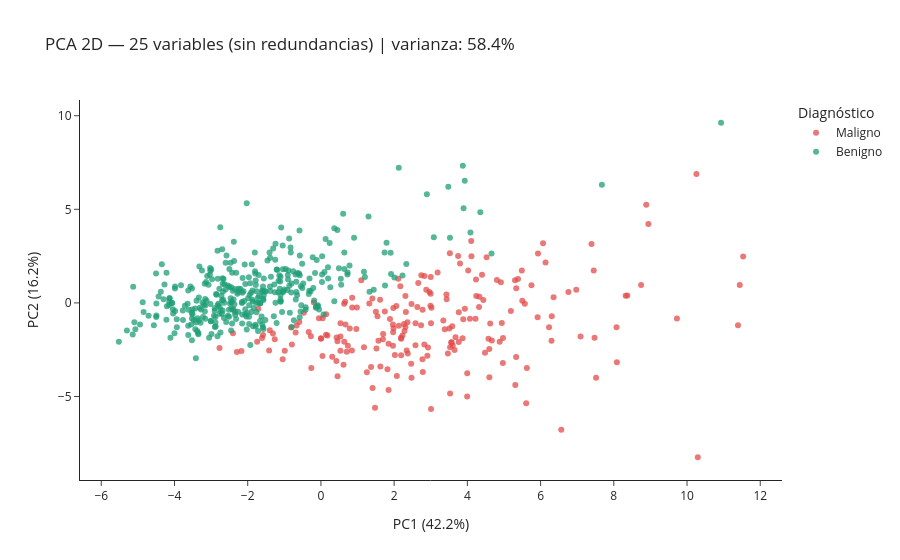

Notebook code for this chart:
### Markdown cell above
Veamos, por otro lado, una reducción de dimensiones mediante PCA en el cual eliminemos redundancia, es decir, eliminar una de aquellas variables cuya correlación supera el 95%, pues cuando estos valores son tan altos, estamos ante la presencia de dos variables que tratan de explicar, en esencia, lo mismo.

### Code cell
corr_matrix = X.corr().abs()
upper       = corr_matrix.where(np.triu(np.ones(corr_matrix.shape), k=1).astype(bool))
to_drop     = [col for col in upper.columns if any(upper[col] > 0.97)]

print(f"Variables eliminadas (corr > 0.97): {to_drop}")
print(f"  Original: {X.shape[1]} variables  →  Reducido: {X.shape[1] - len(to_drop)} variables")

X_reduced    = X.drop(columns=to_drop)
X_sc_reduced = StandardScaler().fit_transform(X_reduced)

pca2_red   = PCA(n_components=2, random_state=42)
coords2_r  = pca2_red.fit_transform(X_sc_reduced)
var2_r     = pca2_red.explained_variance_ratio_ * 100

df_2d_red  = pd.DataFrame({
    "PC1":        coords2_r[:, 0],
    "PC2":        coords2_r[:, 1],
    "Diagnóstico": labels.map({"M": "Maligno", "B": "Benigno"})
})

fig = px.scatter(
    df_2d_red, x="PC1", y="PC2", color="Diagnóstico",
    color_discrete_map={"Maligno": "#E24B4A", "Benigno": "#1D9E75"},
    labels={"PC1": f"PC1 ({var2_r[0]:.1f}%)", "PC2": f"PC2 ({var2_r[1]:.1f}%)"},
    title=f"PCA 2D — {X_reduced.shape[1]} variables (sin redundancias) | varianza: {var2_r.sum():.1f}%",
    opacity=0.75, template="simple_white"
)
fig.update_traces(marker=dict(size=6))
fig.show()

### Figure 1 — Plotly figure (JSON) as saved in the notebook; plotly's stock layout.template omitted (floating-point values rounded to 4 significant figures; data arrays with more than 128 entries replaced by an {"elided": "..."} marker saying what was removed)
{"data": [{"hovertemplate": "Diagnóstico=Maligno<br>PC1 (42.2%)=%{x}<br>PC2 (16.2%)=%{y}<extra></extra>", "legendgroup": "Maligno", "marker": {"color": "#E24B4A", "opacity": 0.75, "size": 6, "symbol": "circle"}, "mode": "markers", "name": "Maligno", "orientation": "v", "showlegend": true, "type": "scatter", "x": {"elided": "212 float values"}, "xaxis": "x", "y": {"elided": "212 float values"}, "yaxis": "y"}, {"hovertemplate": "Diagnóstico=Benigno<br>PC1 (42.2%)=%{x}<br>PC2 (16.2%)=%{y}<extra></extra>", "legendgroup": "Benigno", "marker": {"color": "#1D9E75", "opacity": 0.75, "size": 6, "symbol": "circle"}, "mode": "markers", "name": "Benigno", "orientation": "v", "showlegend": true, "type": "scatter", "x": {"elided": "357 float values"}, "xaxis": "x", "y": {"elided": "357 float values"}, "yaxis": "y"}], "layout": {"legend": {"title": {"text": "Diagnóstico"}, "tracegroupgap": 0}, "title": {"text": "PCA 2D — 25 variables (sin redundancias) | varianza: 58.4%"}, "xaxis": {"anchor": "y", "domain": [0, 1], "title": {"text": "PC1 (42.2%)"}}, "yaxis": {"anchor": "x", "domain": [0, 1], "title": {"text": "PC2 (16.2%)"}}}}
